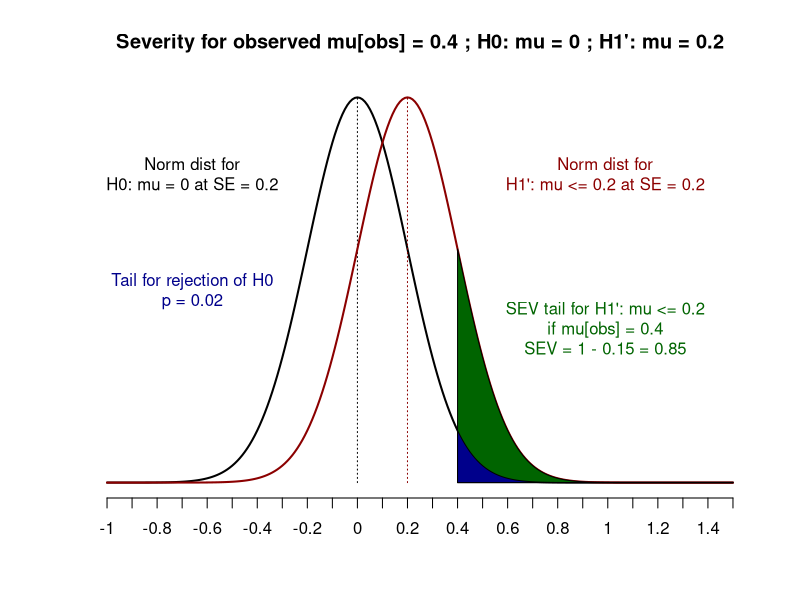

Here is the R script that generated this plot:
save.pdf = F

# Sig level.
sig <- 0.05

# Hypothesis.
# H0 : mu = 0
# H1 : mu > 0

# Parameters.
sd <- 2
n <- 100

# The three outcomes.
mus <- c( mu1 <- 0.4 # 2σ
          , mu2 <- 0.6 # 3σ
          , mu3 <- 1.0 # 5σ
)

# Significance tests for the tree outcomes.
se <- sd/sqrt(n)

zs <- mus/se
ps <- 1-pnorm(zs)
sigs <- ps <= sig


cat("=== Sig tests for potential outcomes ===\n"
    , "H0 : mu = 0\n", "H1 : mu > 0\n"
    , "sd = ", sd, "\nn = ", n, "\n"
    , "se = ", sd, "/√", n, " = ", se, "\n\n"
    , sep=""
)
for (i in 1:length(mus)) {
  cat("mu_obs = ", mus[i]
      , "\n z = ", zs[i]
      , "\n p = ", ps[i]
      , "\n sig = ", sigs[i]
      , "\n\n"
      , sep = ""
  )
}


if (save.pdf) pdf("severity1.pdf")

# Now set some discrepancy from the null for which sig-level has been
# reached. For example 0.4. It's two SEs from the mean under the Null.
# Is such an outcome good evidence for mu > 0.2? The goal is to tell us more
# about the probabilities of concrete deviations from the Null, not just
# "It's something larger than 0."
1-pnorm(1)
xs <- seq(-1, 1.5, 0.01)
sev <- 1-qnorm(p = 0.4, mean = 0.2, sd = se, lower.tail = T)

plot(dnorm(xs, mean = 0, sd = se), type = "l", xaxt = "n", col = 1, lwd = 2,
     main = "Severity for observed mu[obs] = 0.4 ; H0: mu = 0 ; H1': mu = 0.2",
     ylab="", xlab = "", yaxt = "n", frame.plot = F)
lines(rep(which.min(abs(xs - 0)), 2), c(0, dnorm(0, mean = 0, sd = se)), col = 1, lwd = 1, lty = 3)

lines(dnorm(xs, mean = 0.2, sd = se), col = "darkred", lwd = 2)
lines(rep(which.min(abs(xs - 0.2)), 2), c(0, dnorm(0.2, mean = 0.2, sd = se)), col = "darkred", lwd = 1, lty = 3)

# lines(rep(which.min(abs(xs - 0.4)), 2), c(0, ), col = 3, lwd = 2)
x.start <- which.min(abs(xs - 0.4))
x.end <- length(xs)
y1.all <- dnorm(seq(0.4, 1.5, 0.01), mean = 0, sd = se)
y2.all <- dnorm(seq(0.4, 1.5, 0.01), mean = 0.2, sd = se)
polygon(c(x.start, x.start:x.end), c(0, y2.all), col = "darkgreen")
polygon(c(x.start, x.start:x.end), c(0, y1.all), col = "darkblue")

axis(1, at = seq(1:length(xs))[c(TRUE, rep(FALSE, 9))], labels = xs[c(TRUE, rep(FALSE, 9))])
text(x = 35, y = 1.6, labels = paste0("Norm dist for\nH0: mu = 0 at SE = ", se))
text(x = 35, y = 1, labels = paste0("Tail for rejection of H0\np = ", round(ps[1], 2)), col = "darkblue")
text(x = 200, y = 1.6, labels = paste0("Norm dist for\nH1': mu <= 0.2 at SE = ", se), col ="darkred")
text(x = 200, y = 0.8, labels = paste0("SEV tail for H1': mu <= 0.2\nif mu[obs] = 0.4\nSEV = 1 - ", round(1-sev, 2), " = ", round(sev,2)), col ="darkgreen")

if (save.pdf) dev.off()
